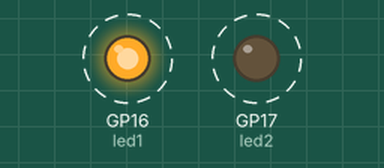
Recording of a program running on a simulated Raspberry Pi Pico running MicroPython. On the bench: output pins drawn as LEDs (lit = HIGH). Dashed ring = blinking.

Above: at 0.5 s.
Timing chart, 0 to 4.6 s (numbered marks = the images above):
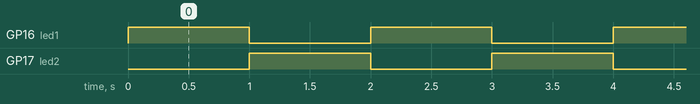

Measured:
- by itself, GP16 (led1), GP17 (led2): alternates HIGH for 1.0 s and LOW for 1.0 s

The program:

lab2.py
```python
# Author: J.E. Tannenbaum
# Initial Release: 01/13/2022
# Alternating blinking leds
from machine import Pin
from time import sleep

# Define the pin for each led
led1 = Pin(16, Pin.OUT)
led2 = Pin(17, Pin.OUT)

# make sure one is off and one is on
led1.low()
led2.high()

# Toggle on for 1 second, then off for one second forever
while True:
	led1.toggle()
	led2.toggle()
	sleep(1)
```
